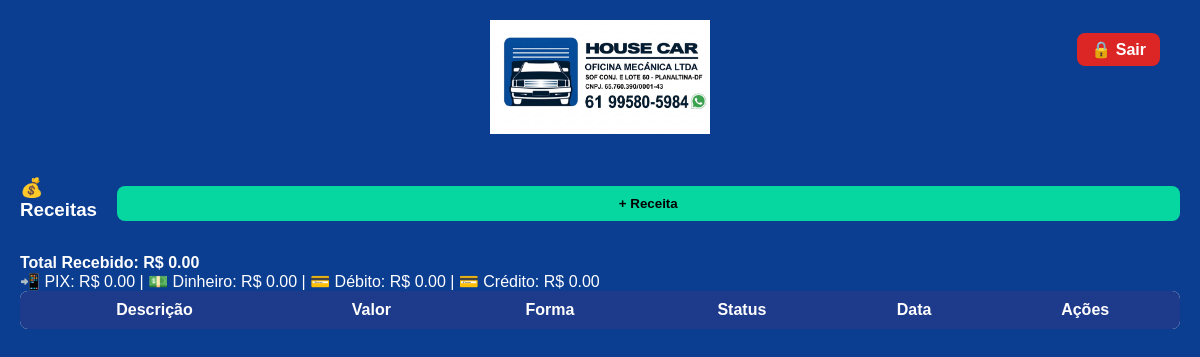
Before: /receitas (signed in) with the older database file.
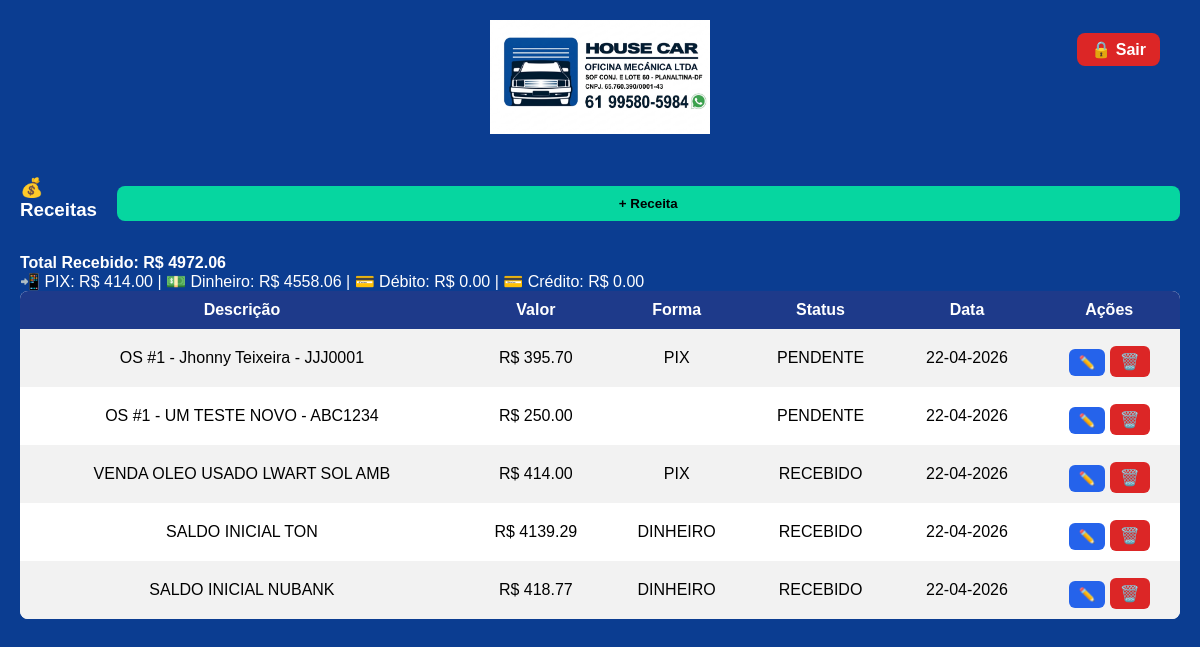
After: the same page with the newer database file.
### tables this page shows
CREATE TABLE receitas (
        id INTEGER PRIMARY KEY AUTOINCREMENT,

        origem TEXT, -- OS ou VENDA
        ordem_id INTEGER, -- ligação com OS (se houver)

        descricao TEXT,

        valor_original REAL,
        valor_final REAL,

        forma_pagamento TEXT,
        status TEXT,

        data TEXT
    );

### app.py (the view, shortened to what this page needs)
@app.route("/receitas", methods=["GET", "POST"])
def receitas():
    if proteger(): return proteger()
    from datetime import datetime
    pagina = int(request.args.get("pagina", 1))
    por_pagina = 10
    offset = (pagina - 1) * por_pagina
    conn = conectar()
    cursor = conn.cursor()
    cursor.execute("SELECT COUNT(*) FROM receitas")
    total_registros = cursor.fetchone()[0]
    cursor.execute(f"""
        SELECT * FROM receitas
        ORDER BY
            CASE
                WHEN status = 'PENDENTE' THEN 1
                ELSE 2
            END,
            data DESC
        LIMIT {por_pagina} OFFSET {offset}
    """)
    dados = cursor.fetchall()
    conn.close()
    total_paginas = (total_registros // por_pagina) + (1 if total_registros % por_pagina else 0)
    total = sum([r[5] for r in dados if r[7] == "RECEBIDO"])
    total_pix = sum([r[5] for r in dados if r[6] == "PIX" and r[7] == "RECEBIDO"])
    total_dinheiro = sum([r[5] for r in dados if r[6] == "DINHEIRO" and r[7] == "RECEBIDO"])
    total_debito = sum([r[5] for r in dados if r[6] == "DÉBITO" and r[7] == "RECEBIDO"])
    total_credito = sum([r[5] for r in dados if r[6] == "CRÉDITO" and r[7] == "RECEBIDO"])
    return render_template(
        "receitas.html",
        receitas=dados,
        total=total,
        total_pix=total_pix,
        total_dinheiro=total_dinheiro,
        total_debito=total_debito,
        total_credito=total_credito,
        pagina=pagina,
        total_paginas=total_paginas
    )

### app.py (called while the page is built)
@app.context_processor
def inject_user():
    return dict(tipo=session.get("tipo"))

@app.after_request
def add_header(response):
    response.headers["Cache-Control"] = "no-store, no-cache, must-revalidate, max-age=0"
    response.headers["Pragma"] = "no-cache"
    response.headers["Expires"] = "0"
    return response

def proteger():
    if not session.get("logado"):
        return redirect("/login")

def formatar_data(data):
    if not data:
        return ""
    try:
        return datetime.strptime(data, "%Y-%m-%d").strftime("%d-%m-%Y")
    except:
        return data

### banco.py (called while the page is built)
def conectar():
    return sqlite3.connect("oficina.db")

### templates/receitas.html (shortened to what this page needs)
<!DOCTYPE html>
<html lang="pt-br">
<head>
<link rel="stylesheet" href="/static/style.css">
</head>
<body>
{% include "_header.html" %}
<div class="topo-padrao">
    <h3>💰 Receitas</h3>
    <button class="btn-add" onclick="abrirModal()">+ Receita</button>
</div>
<div>
    <strong>Total Recebido: R$ {{ "%.2f"|format(total) }}</strong><br>
    📲 PIX: R$ {{ "%.2f"|format(total_pix) }} |
    💵 Dinheiro: R$ {{ "%.2f"|format(total_dinheiro) }} |
    💳 Débito: R$ {{ "%.2f"|format(total_debito) }} |
    💳 Crédito: R$ {{ "%.2f"|format(total_credito) }}
</div>
<div class="tabela-container">
<table>
<tr>
    <th>Descrição</th>
    <th>Valor</th>
    <th>Forma</th>
    <th>Status</th>
    <th>Data</th>
    <th>Ações</th>
</tr>
{% for r in receitas %}
<tr>
    <td>{{ r[3] }}</td>
    <td>R$ {{ "%.2f"|format(r[5]) }}</td>
    <td>{{ r[6] }}</td>
    <td>{{ r[7] }}</td>
    <td>
        {% if r[8] %}
            {{ formatar_data(r[8]) }}
        {% endif %}
    </td>
    <td>
        <button class="btn-acao btn-edit"
            data-id="{{ r[0] }}"
            data-valor="{{ r[5] }}"
            data-forma="{{ r[6] }}"
            data-status="{{ r[7] }}"
            onclick="abrirEdit(this)">
            ✏️
        </button>
        <a href="/excluir_receita/{{ r[0] }}"
           class="btn-acao btn-del"
           onclick="return confirm('Excluir esta receita?')">
           🗑️
        </a>
    </td>
</tr>
{% endfor %}
</table>
</div>
</body>
</html>

### templates/_header.html (shortened to what this page needs)
<div class="header" style="position:relative;">
    <a href="/painel">
        <img src="/static/logo_housecar.png" style="cursor:pointer;">
    </a>
    <div style="position:absolute; right:20px; top:20px;">
        <a href="/logout" class="btn-logout">
            🔒 Sair
        </a>
    </div>
</div>

### static/style.css (style rules this page uses)
body { margin: 0; font-family: Arial, sans-serif; background: #0b3d91; color: white; padding: 20px; }
.header { text-align: center; margin-bottom: 20px; }
.header img { width: 220px; }
button { background: #1e3a8a; color: white; border: none; padding: 12px; border-radius: 8px; cursor: pointer; width: 100%; margin-top: 10px; }
.btn-logout { background: #dc2626; color: white; padding: 8px 14px; border-radius: 8px; text-decoration: none; font-weight: bold; transition: 0.2s; }
.btn-acao { width: auto; padding: 5px 8px; border-radius: 6px; display: inline-block; }
table { border-collapse: collapse; }
th, td { padding: 8px; text-align: center; }
.btn-acao { width: auto !important; padding: 6px 10px; border-radius: 6px; }
td button { width: auto; }
.btn-add { background: #06d6a0; color: #000; }

### templates/receitas.html (style rules this page uses)
.topo-padrao { display: flex; justify-content: space-between; align-items: center; margin: 15px 0; }
.btn-add { background: #06d6a0; padding: 10px 14px; border-radius: 8px; font-weight: bold; border: none; }
.tabela-container { overflow-x: auto; }
table { width: 100%; border-collapse: collapse; background: white; color: black; border-radius: 8px; overflow: hidden; }
th, td { padding: 10px; text-align: center; }
th { background: #1e3a8a; color: white; }
tr:nth-child(even) { background: #f2f2f2; }
.btn-acao { padding: 6px 10px; border-radius: 6px; color: white; text-decoration: none; }
.btn-edit { background: #2563eb; }
.btn-del { background: #dc2626; }

Changed rows visible on the page:
added receitas: descricao "OS #1 - Jhonny Teixeira - JJJ0001", valor_final "395.70", forma_pagamento "PIX", status "PENDENTE", data "22-04-2026"
added receitas: descricao "OS #1 - UM TESTE NOVO - ABC1234", valor_final "250.00", status "PENDENTE", data "22-04-2026"
added receitas: descricao "VENDA OLEO USADO LWART SOL AMB", valor_final "414.00", forma_pagamento "PIX", status "RECEBIDO", data "22-04-2026"
added receitas: descricao "SALDO INICIAL TON", valor_final "4139.29", forma_pagamento "DINHEIRO", status "RECEBIDO", data "22-04-2026"
added receitas: descricao "SALDO INICIAL NUBANK", valor_final "418.77", forma_pagamento "DINHEIRO", status "RECEBIDO", data "22-04-2026"
Other visible differences:
{{ "%.2f"|format(total) }}: "0.00" → "4972.06"
{{ "%.2f"|format(total_pix) }}: "0.00" → "414.00"
{{ "%.2f"|format(total_dinheiro) }}: "0.00" → "4558.06"
